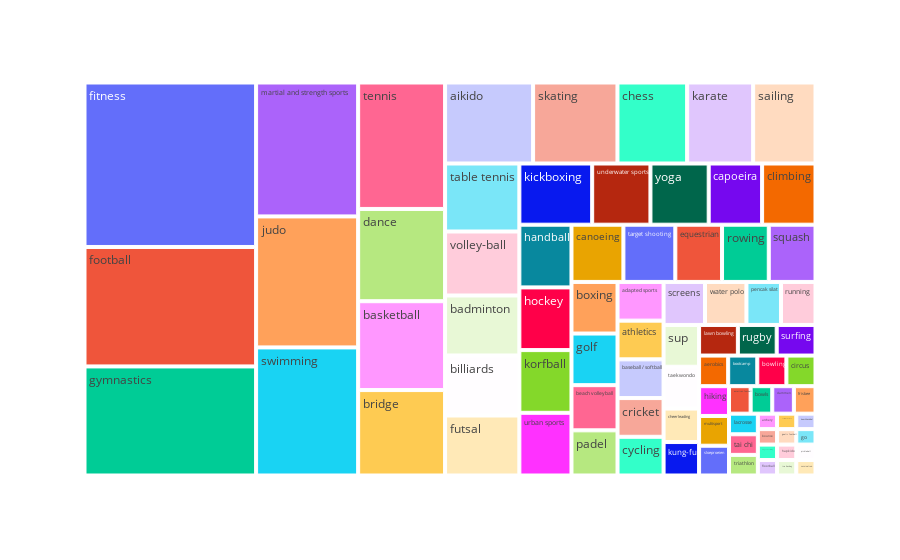

Notebook code for this chart:
### Code cell
fig = px.treemap(df, 
                 path = ["Sport_en", "Stadsdeel"],
                 range_color="pinks",
                 maxdepth=1)
fig.show()

### Figure 1 — Plotly figure (JSON) as saved in the notebook; plotly's stock layout.template omitted (floating-point values rounded to 4 significant figures; data arrays with more than 128 entries replaced by an {"elided": "..."} marker saying what was removed)
{"data": [{"branchvalues": "total", "domain": {"x": [0, 1], "y": [0, 1]}, "hovertemplate": "labels=%{label}<br>count=%{value}<br>parent=%{parent}<br>id=%{id}<extra></extra>", "ids": {"elided": "382 str values"}, "labels": {"elided": "382 str values"}, "maxdepth": 1, "name": "", "parents": {"elided": "382 str values"}, "type": "treemap", "values": {"elided": "382 int values"}}], "layout": {"legend": {"tracegroupgap": 0}, "margin": {"t": 60}}}
